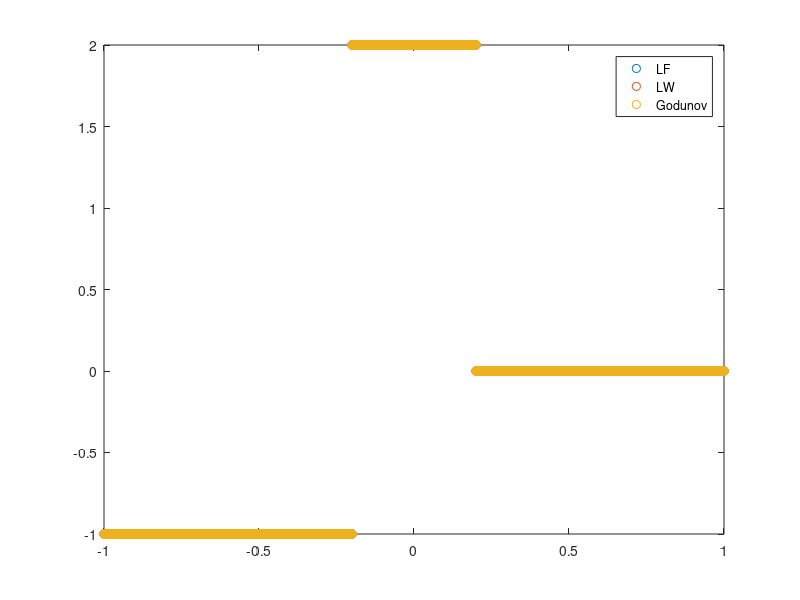

Source code (MATLAB):

a_LF=load('LF.dat');
a_LW=load('LW.dat');
a_Go=load('Go.dat');
x=linspace(-1,1,size(a_LF,2));
plot(x,a_LF,'o',x,a_LW,'o',x,a_Go,'o');
legend('LF','LW','Godunov');
